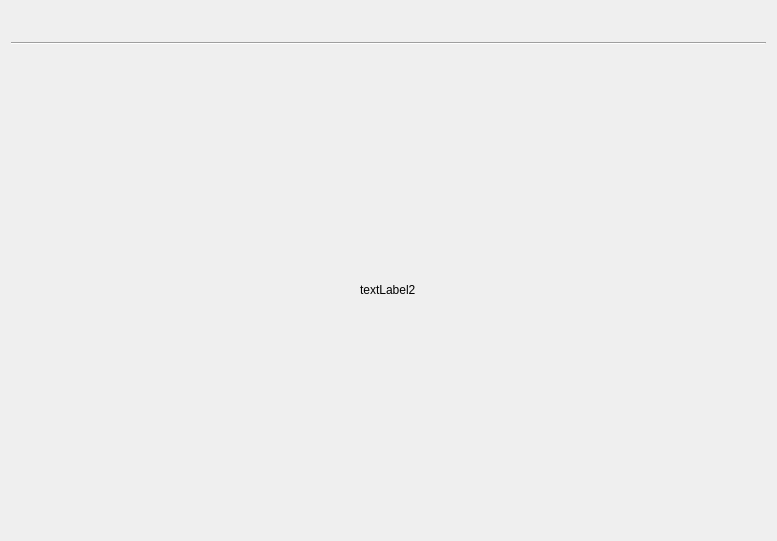
<?xml version="1.0" encoding="UTF-8"?>
<ui version="4.0">
 <class>page</class>
 <widget class="QWidget" name="page">
  <property name="geometry">
   <rect>
    <x>0</x>
    <y>0</y>
    <width>777</width>
    <height>541</height>
   </rect>
  </property>
  <property name="windowTitle">
   <string/>
  </property>
  <layout class="QGridLayout">
   <item row="0" column="0" colspan="3">
    <spacer name="spacer_4">
     <property name="orientation">
      <enum>Qt::Horizontal</enum>
     </property>
     <property name="sizeType">
      <enum>QSizePolicy::Expanding</enum>
     </property>
     <property name="sizeHint" stdset="0">
      <size>
       <width>756</width>
       <height>31</height>
      </size>
     </property>
    </spacer>
   </item>
   <item row="1" column="0" colspan="3">
    <widget class="Line" name="line7">
     <property name="frameShape">
      <enum>QFrame::HLine</enum>
     </property>
     <property name="frameShadow">
      <enum>QFrame::Sunken</enum>
     </property>
     <property name="orientation">
      <enum>Qt::Horizontal</enum>
     </property>
    </widget>
   </item>
   <item row="2" column="1">
    <spacer name="spacer">
     <property name="orientation">
      <enum>Qt::Vertical</enum>
     </property>
     <property name="sizeType">
      <enum>QSizePolicy::Expanding</enum>
     </property>
     <property name="sizeHint" stdset="0">
      <size>
       <width>51</width>
       <height>211</height>
      </size>
     </property>
    </spacer>
   </item>
   <item row="3" column="1">
    <widget class="QLabel" name="introLabel">
     <property name="text">
      <string>textLabel2</string>
     </property>
     <property name="textFormat">
      <enum>Qt::RichText</enum>
     </property>
     <property name="alignment">
      <set>Qt::AlignVCenter</set>
     </property>
     <property name="wordWrap">
      <bool>true</bool>
     </property>
    </widget>
   </item>
   <item row="3" column="2">
    <spacer name="spacer_2">
     <property name="orientation">
      <enum>Qt::Horizontal</enum>
     </property>
     <property name="sizeType">
      <enum>QSizePolicy::Expanding</enum>
     </property>
     <property name="sizeHint" stdset="0">
      <size>
       <width>336</width>
       <height>31</height>
      </size>
     </property>
    </spacer>
   </item>
   <item row="4" column="1">
    <spacer name="spacer_3">
     <property name="orientation">
      <enum>Qt::Vertical</enum>
     </property>
     <property name="sizeType">
      <enum>QSizePolicy::Expanding</enum>
     </property>
     <property name="sizeHint" stdset="0">
      <size>
       <width>41</width>
       <height>211</height>
      </size>
     </property>
    </spacer>
   </item>
   <item row="3" column="0">
    <spacer name="spacer_5">
     <property name="orientation">
      <enum>Qt::Horizontal</enum>
     </property>
     <property name="sizeType">
      <enum>QSizePolicy::Expanding</enum>
     </property>
     <property name="sizeHint" stdset="0">
      <size>
       <width>336</width>
       <height>31</height>
      </size>
     </property>
    </spacer>
   </item>
  </layout>
 </widget>
 <resources/>
 <connections/>
</ui>
